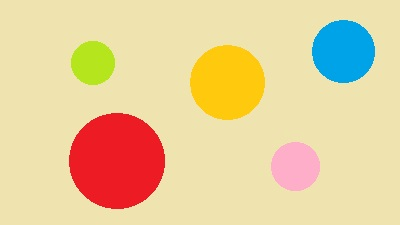
#> input picture case1/ObjectCounting/sample1.jpg, 400 x 225 px
$ python ObjectCounting.py
#> lines starting #> are read from the running program, lines starting #| are printed output that depends on the picture; after the words box and inside, x2 and y2 are one past the last pixel; in counts of white or black regions, pixels touching at a corner belong together
import cv2 as cv
import numpy as np
import matplotlib.pyplot as plt

# Load image
img = cv.imread("sample1.jpg", cv.IMREAD_COLOR) # BGR image
#> img is the input picture: shape (225, 400, 3); mean B, G, R 156, 206.5, 230.6

# Convert to GRAY image
gray = cv.cvtColor(img, cv.COLOR_BGR2GRAY)
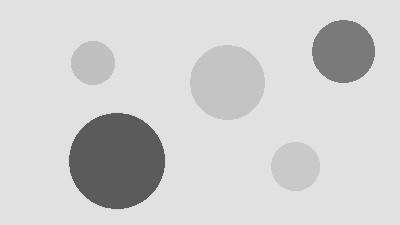
#> gray: shape (225, 400); min 83, max 233, mean 208.2

# [7 lines of commented-out code are left out]
thresh = 210
b_img = cv.threshold(gray, thresh, 255, cv.THRESH_BINARY_INV)[1]
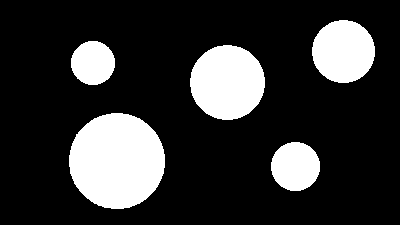
#> b_img: shape (225, 400); 20.2% white; 5 white regions

# Find contour
contours, hierarchy = cv.findContours(b_img, cv.RETR_EXTERNAL, cv.CHAIN_APPROX_SIMPLE)
#> contours = 5 contours; box (x1, y1, x2, y2) and area: (69, 113, 165, 209) 7096, (190, 45, 265, 120) 4293, (312, 20, 375, 83) 3024, (271, 142, 320, 191) 1820, (71, 41, 115, 85) 1458
print(len(contours))
#| 5
print(hierarchy)
#| [[[ 1 -1 -1 -1]
#|   [ 2  0 -1 -1]
#|   [ 3  1 -1 -1]
#|   [ 4  2 -1 -1]
#|   [-1  3 -1 -1]]]

for c in contours:
    area = cv.contourArea(c)
    print(area)
    x,y,w,h = cv.boundingRect(c)
    cv.rectangle(img,(x,y),(x+w,y+h),(0,255,0),2)
#> this loop made 5 passes
#> (area, x, y, w, h) on passes 1 to 5: (1820, 271, 142, 49, 49), (7096.5, 69, 113, 96, 96), (4293, 190, 45, 75, 75), (1458.5, 71, 41, 44, 44), (3024, 312, 20, 63, 63)
#| 1820.0
#| 7096.5
#| 4293.0
#| 1458.5
#| 3024.0
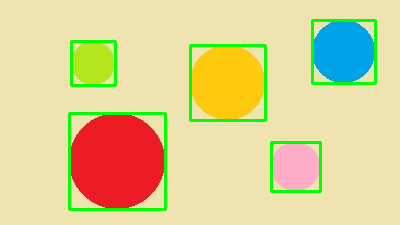
#> img: shape (225, 400, 3); 4.34% of pixels changed, all inside (x1, y1, x2, y2) = (68, 19, 377, 211)

cv.imshow("img", img)
cv.waitKey(0)
cv.destroyAllWindows()
